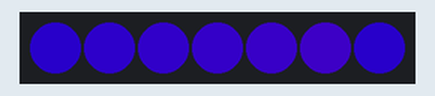
Simulated run of this sketch. Board: Arduino Uno, built with avr-gcc and run on an emulated ATmega328P. Shown: 7 RGB LEDs in strip order, left to right. Dim RGB values are drawn brighter than linear.

Above: at 1.23 s.
At 6.11 s:
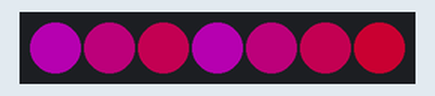
At 8.69 s:
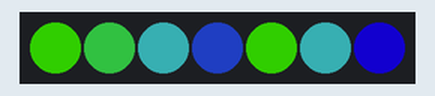
At 15.8 s:
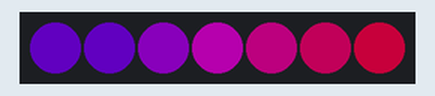
At 26.73 s:
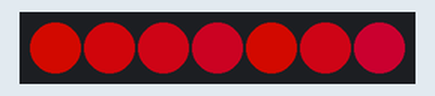
At 39.07 s:
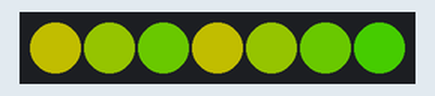
Timing chart, 0 to 40.0 s (numbered marks = the images above):
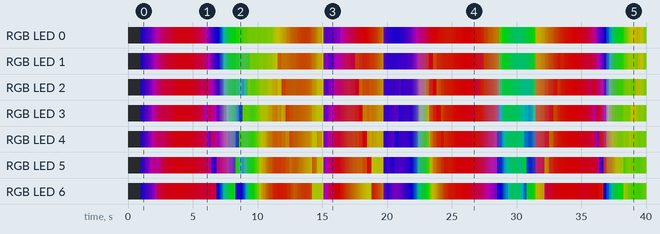

The sketch:

beats_blend.ino
```cpp
/*
   Uses beats, blend and the fill gradient functions to blend a
   couple of waves together
*/

#include "FastLED.h"

#define LED_DT 10
#define COLOR_ORDER GRB
#define LED_TYPE WS2812B
#define NUM_LEDS 7

uint8_t max_bright = 128;

struct CRGB leds[NUM_LEDS];

CRGB clr1;
CRGB clr2;
uint8_t speed;
uint8_t loc1;
uint8_t loc2;
uint8_t ran1;
uint8_t ran2;

void setup() {
  delay(1000);
  LEDS.addLeds<LED_TYPE, LED_DT, COLOR_ORDER>(leds, NUM_LEDS);  // Use this for WS2812

  FastLED.setBrightness(max_bright);
  set_max_power_in_volts_and_milliamps(5, 500);
}

void loop() {
  beats_blend();
  FastLED.show();
}

void beats_blend() {
  speed = beatsin8(6, 0, 255);

  clr1 = blend(CHSV(beatsin8(3, 0, 255), 255, 255), CHSV(beatsin8(4, 0, 255), 255, 255), speed);
  clr2 = blend(CHSV(beatsin8(4, 0, 255), 255, 255), CHSV(beatsin8(3, 0, 255), 255, 255), speed);

  loc1 = beatsin8(10, 0, NUM_LEDS - 1);

  fill_gradient_RGB(leds, 0, clr2, loc1, clr1);
  fill_gradient_RGB(leds, loc1, clr2, NUM_LEDS - 1, clr1);
}
```
